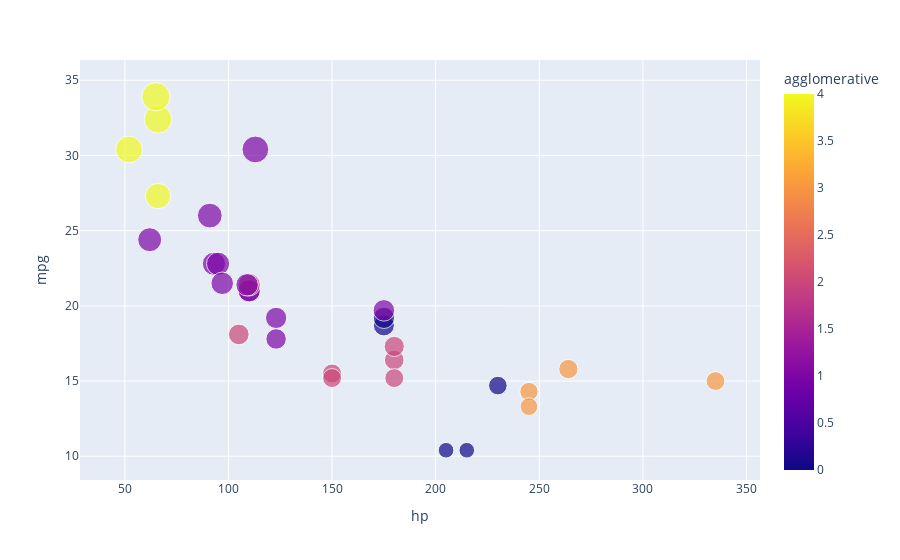

Here is the notebook cell this chart was saved with:
### Code cell
# plot X & Y coordinates and color by cluster number
import plotly.express as px
df = px.data.iris()
fig = px.scatter(df_cars, x="hp", y="mpg", color="agglomerative", size='mpg', hover_data=['agglomerative'])
fig.show()

### Figure 1 — Plotly figure (JSON) as saved in the notebook; plotly's stock layout.template omitted (floating-point values rounded to 4 significant figures)
{"data": [{"customdata": [[1], [1], [1], [2], [0], [2], [3], [1], [1], [1], [1], [2], [2], [2], [0], [0], [0], [4], [4], [4], [1], [2], [2], [3], [0], [4], [1], [1], [3], [1], [3], [1]], "hovertemplate": "hp=%{x}<br>mpg=%{marker.size}<br>agglomerative=%{marker.color}<extra></extra>", "legendgroup": "", "marker": {"color": [1, 1, 1, 2, 0, 2, 3, 1, 1, 1, 1, 2, 2, 2, 0, 0, 0, 4, 4, 4, 1, 2, 2, 3, 0, 4, 1, 1, 3, 1, 3, 1], "coloraxis": "coloraxis", "size": [21, 21, 22.8, 21.4, 18.7, 18.1, 14.3, 24.4, 22.8, 19.2, 17.8, 16.4, 17.3, 15.2, 10.4, 10.4, 14.7, 32.4, 30.4, 33.9, 21.5, 15.5, 15.2, 13.3, 19.2, 27.3, 26, 30.4, 15.8, 19.7, 15, 21.4], "sizemode": "area", "sizeref": 0.08475, "symbol": "circle"}, "mode": "markers", "name": "", "orientation": "v", "showlegend": false, "type": "scatter", "x": [110, 110, 93, 110, 175, 105, 245, 62, 95, 123, 123, 180, 180, 180, 205, 215, 230, 66, 52, 65, 97, 150, 150, 245, 175, 66, 91, 113, 264, 175, 335, 109], "xaxis": "x", "y": [21, 21, 22.8, 21.4, 18.7, 18.1, 14.3, 24.4, 22.8, 19.2, 17.8, 16.4, 17.3, 15.2, 10.4, 10.4, 14.7, 32.4, 30.4, 33.9, 21.5, 15.5, 15.2, 13.3, 19.2, 27.3, 26, 30.4, 15.8, 19.7, 15, 21.4], "yaxis": "y"}], "layout": {"coloraxis": {"colorbar": {"title": {"text": "agglomerative"}}, "colorscale": [[0, "#0d0887"], [0.1111, "#46039f"], [0.2222, "#7201a8"], [0.3333, "#9c179e"], [0.4444, "#bd3786"], [0.5556, "#d8576b"], [0.6667, "#ed7953"], [0.7778, "#fb9f3a"], [0.8889, "#fdca26"], [1, "#f0f921"]]}, "legend": {"itemsizing": "constant", "tracegroupgap": 0}, "margin": {"t": 60}, "xaxis": {"anchor": "y", "domain": [0, 1], "title": {"text": "hp"}}, "yaxis": {"anchor": "x", "domain": [0, 1], "title": {"text": "mpg"}}}}
